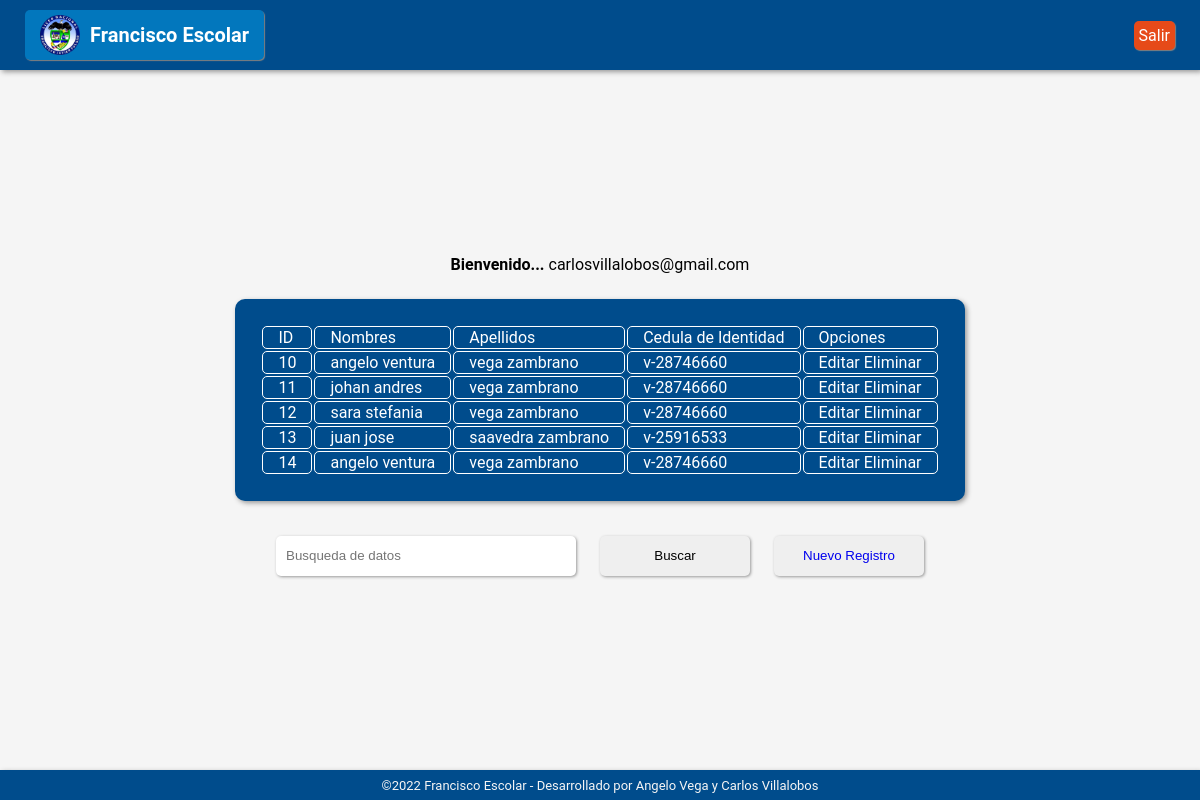
The page /index.php (signed in) on the database its author committed.
### tables this page shows
CREATE TABLE `acceso_usuarios` (
  `id` int(11) NOT NULL,
  `email` varchar(200) NOT NULL,
  `password` varchar(200) NOT NULL
);

CREATE TABLE `registro_estudiantes` (
  `id` int(11) NOT NULL,
  `nombres` varchar(30) NOT NULL,
  `apellidos` varchar(30) NOT NULL,
  `cedula_identidad` varchar(12) NOT NULL,
  `cedula_escolar` varchar(15) NOT NULL,
  `fecha_nacimiento` date NOT NULL,
  `sexo` varchar(10) NOT NULL,
  `lugar_nacimiento` varchar(250) NOT NULL,
  `direccion_actual` varchar(250) NOT NULL,
  `punto_referencia` varchar(250) NOT NULL,
  `correo_electronico` varchar(50) NOT NULL,
  `numero_telefono` varchar(11) NOT NULL,
  `nombres_repre` varchar(30) NOT NULL,
  `apellidos_repre` varchar(30) NOT NULL,
  `cedula_id_repre` varchar(12) NOT NULL,
  `lugar_nac_repre` varchar(250) NOT NULL,
  `parentesco_repre` varchar(20) NOT NULL,
  `estado_civil_repre` varchar(10) NOT NULL,
  `correo_electronico_repre` varchar(50) NOT NULL,
  `numero_telefono_repre` varchar(11) NOT NULL,
  `numero_telefono_repre_otro` varchar(11) NOT NULL,
  `fecha_registro` timestamp NOT NULL DEFAULT current_timestamp()
);

### mostrar-datos.php (the view)
<?php
	$conn=mysqli_connect(
	'localhost',
	'root',
	'',
	'francisco_escolar'
	);
?>
<div class="contenedor-tablas">
    <table class="tablas">
		<tr>
			<td>ID</td>
			<td>Nombres</td>
			<td>Apellidos</td>
			<td>Cedula de Identidad</td>
			<td>Opciones</td>
		</tr>
		<?php
			$sql="SELECT * from registro_estudiantes";
			$result=mysqli_query($conn,$sql);
			while($mostrar=mysqli_fetch_array($result)){
		?>
		<tr>
			<td><?php echo $mostrar['id'] ?></td>
			<td><?php echo $mostrar['nombres'] ?></td>
			<td><?php echo $mostrar['apellidos'] ?></td>
			<td><?php echo $mostrar['cedula_identidad'] ?></td>
			<td>
			<a href="edit.php?id=<?php echo $mostrar['id']?>" class="btn btn-secondary" style="color:white;">
                Editar<i class="fas fa-marker" style="color:white;"></i>
              </a>
              <a href="delete_task.php?id=<?php echo $mostrar['id']?>" class="btn btn-danger" style="color:white;">
                Eliminar<i class="far fa-trash-alt" style="color:white;"></i>
              </a>
			</td>
		</tr>
		<?php
		}
	 	?>
	</table>
</div>

### index.php (shortened to what this page needs)
<?php
  require 'database.php';
  if (isset($_SESSION['user_id'])) {
    $records = $conn->prepare('SELECT id, email, password FROM acceso_usuarios WHERE id = :id');
    $records->bindParam(':id', $_SESSION['user_id']);
    $records->execute();
    $results = $records->fetch(PDO::FETCH_ASSOC);
    $user = null;
    if (count($results) > 0) {
      $user = $results;
    }
  }
?>
<!DOCTYPE html>
<html>
<head>
    <?php require 'head.php' ?>
</head>
<body class="body">
    <header class="header">
        <?php require 'header.php' ?>
    </header>
    <div>
    <main class="main-consultas">
    <?php if(!empty($user)): ?>
        <p> <strong>Bienvenido...</strong> <?= $user['email']; ?></p>
        <?php require 'mostrar-datos.php' ?>
        <div class="menu-info-tablas">
	          <input class="menu-info-botones" type="search" name="buscar-tablas" id="buscar-tablas" placeholder="Busqueda de datos"
                style="
                    width:300px;
                "
            >
	          <input style="cursor:pointer;" class="menu-info-botones" type="submit" value="Buscar">
            <button style="cursor:pointer;" id="id-menu-info-botones" class="menu-info-botones"><a href="registro.php">Nuevo Registro</a></button>
        </div>
    <?php else: ?>
      <p class="titulos" >Por favor inicie sesión para entrar al sistema.</p><br>
      <a href="login.php">Iniciar Sesión</a>
    <?php endif; ?>
    </main>
    </div>
    <footer class="footer">
        <?php require 'footer.php' ?>
    </footer>
</body>
</html>

### estilos.css (style rules this page uses)
* { box-sizing: border-box; padding: 0; margin: 0; }
html { background-color: whitesmoke; }
.body { min-width: 100%; max-width: 100vw; height: 100vh; font-family: 'Roboto', sans-serif; font-size: 16px; display: flex; flex-direction: column; justify-content: space-between; }
.main-consultas { display: flex; flex-direction: column; justify-content: space-between; align-items: center; width: 100%; height: 100%; padding: 50px; }
.contenedor-tablas { background-color: #004c8c; border-radius: 10px; box-shadow: 2px 2px 5px #999; color: white; margin: 25px; padding: 25px; }
input, .input { width: 250px; height: 40px; margin: 10px; padding: 10px; border-radius: 5px; border-style: none; box-shadow: 1px 1px 3px #999; }
.tablas tr td { padding: 1px 15px; border: solid 1px; margin: 0px; border-radius: 5px; }
.menu-info-botones, #menu-info-botones a { width: 150px; height: 40px; margin: 10px; padding: 10px; border-radius: 5px; border-style: none; box-shadow: 1px 1px 3px #999; }

### header.php (style rules this page uses)
.header { padding: 5px 25px; min-width: 100%; width: 100%; min-height: 70px; max-height: 70px; background: #004c8c; display: flex; justify-content: space-between; align-items: center; box-shadow: 2px 2px 5px #999; }
a { list-style: none; text-decoration: none; }

### footer.php (style rules this page uses)
.footer { box-shadow: 2px 2px 5px #999; background-color: #004c8c; color: whitesmoke; width: 100%; min-width: 100%; max-width: 100%; min-height: 30px; max-height: 30px; display: flex; justify-content: center; align-items: center; font-size: 13px; }

### rows shown on the page
acceso_usuarios: email "carlosvillalobos@gmail.com"
registro_estudiantes: id "10", nombres "angelo ventura", apellidos "vega zambrano", cedula_identidad "v-28746660"
registro_estudiantes: id "11", nombres "johan andres", apellidos "vega zambrano", cedula_identidad "v-28746660"
registro_estudiantes: id "12", nombres "sara stefania", apellidos "vega zambrano", cedula_identidad "v-28746660"
registro_estudiantes: id "13", nombres "juan jose", apellidos "saavedra zambrano", cedula_identidad "v-25916533"
registro_estudiantes: id "14", nombres "angelo ventura", apellidos "vega zambrano", cedula_identidad "v-28746660"
